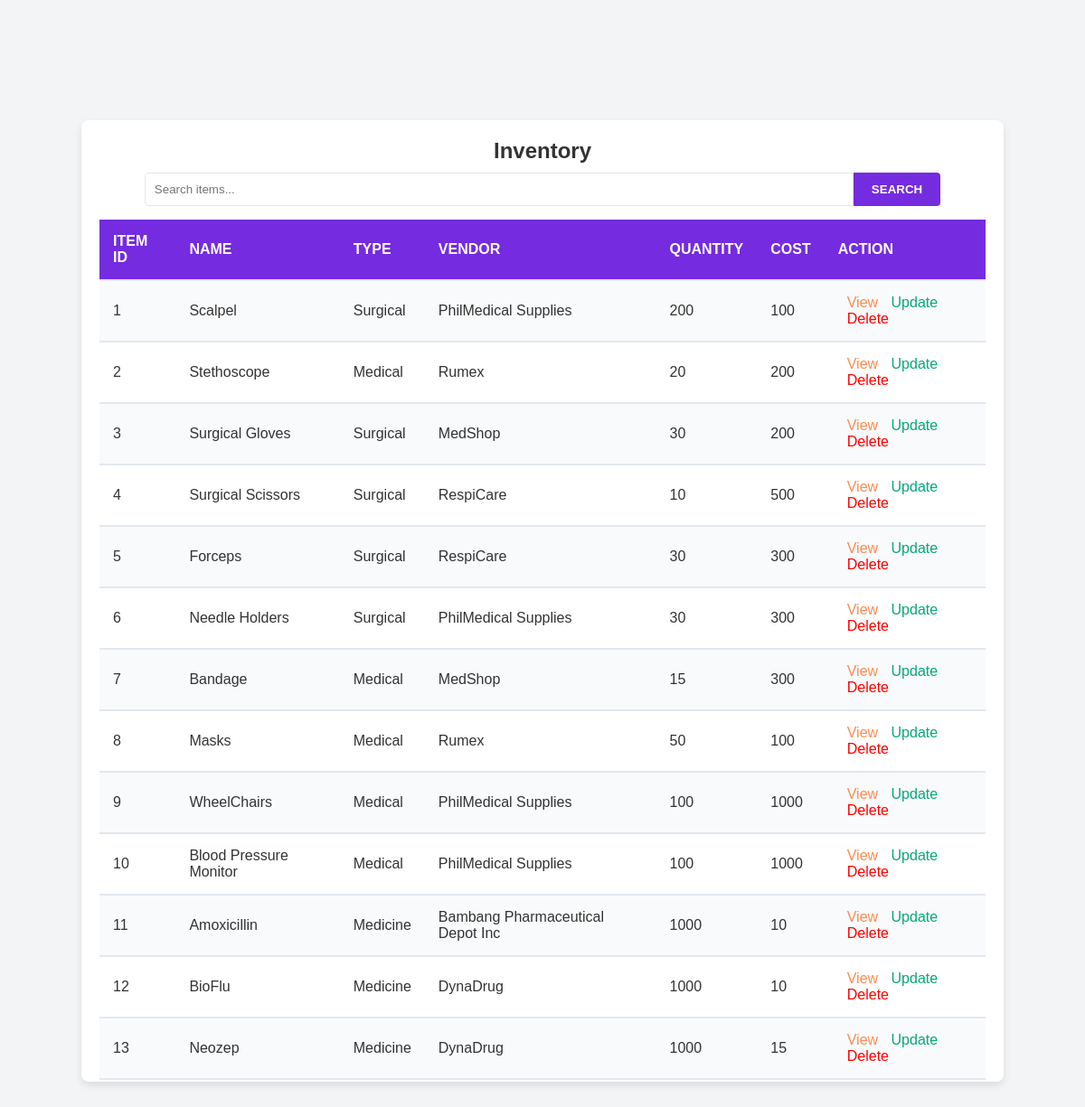
The app's page /itemList.php with its own data.
### tables this page shows
CREATE TABLE `medicalsurgicalitem` (
  `ItemID` bigint(20) UNSIGNED NOT NULL,
  `ItemName` varchar(100) DEFAULT NULL,
  `Type` enum('Surgical','Medical','Medicine') DEFAULT NULL,
  `VendorID` int(11) DEFAULT NULL,
  `Quantity` int(11) NOT NULL,
  `cost` float NOT NULL
);

CREATE TABLE `vendor` (
  `VendorID` bigint(20) UNSIGNED NOT NULL,
  `VendorName` varchar(100) DEFAULT NULL,
  `ContactInfo` varchar(255) DEFAULT NULL,
  `Address` varchar(255) DEFAULT NULL
);

### itemList.php (the view, shortened to what this page needs)
<?php
    include 'conn.php';
    $search = isset($_GET['search']) ? $_GET['search'] : '';
    $sql = "SELECT m.*, v.VendorName
        FROM medicalsurgicalitem m
        JOIN Vendor v ON m.VendorID = v.VendorID";
    $result = $conn->query($sql);
?>
<!DOCTYPE html>
<html lang="en">
    <head>
    </head>
    <body>
        <div class="table-container">
            <h2 class="table-title">Inventory</h2>
            <form method="GET" action="">
                <div class="searchbox">
                    <input type="text" name="search" id="search" placeholder="Search items..." value="<?php echo htmlspecialchars($search); ?>">
                    <button type="submit">Search</button>
                </div>
            </form>
            <table>
                <tr>
                    <th>Item ID</th>
                    <th>Name</th>
                    <th>Type</th>
                    <th>Vendor</th>
                    <th>Quantity</th>
                    <th>Cost</th>
                    <th>Action</th>
                </tr>
                <?php
                    if ($result->num_rows > 0) {
                        while ($row = $result->fetch_assoc()) {
                            echo "
                                <tr>
                                    <td>$row[ItemID]</td>
                                    <td>$row[ItemName]</td>
                                    <td>$row[Type]</td>
                                    <td>$row[VendorName]</td>
                                    <td>$row[Quantity]</td>
                                    <td>$row[cost]</td>
                                    <td>
                                        <a class='btn view' href=''>View</a>
                                        <a class='btn update' href=''>Update</a>
                                        <a class='btn delete' href=''>Delete</a>
                                    </td>
                                </tr>
                            ";
                        }
                    } else {
                        echo "<tr><td colspan='7'>No results found</td></tr>";
                    }
                ?>
            </table>
        </div>
    </body>
</html>

### itemList.php (style rules this page uses)
* { box-sizing: border-box; font-family: Arial, sans-serif; margin: 0; padding: 0; }
body { background-color: #f3f4f6; display: flex; justify-content: center; align-items: center; height: 100vh; }
.table-container { background-color: #ffffff; padding: 20px; border-radius: 8px; box-shadow: 0 4px 8px rgba(0, 0, 0, 0.1); width: 85%; overflow-x: auto; height: 80%; }
.searchbox { display: flex; justify-content: center; margin-bottom: 15px; }
.searchbox input { width: 80%; padding: 10px; border: 1px solid #e2e8f0; border-radius: 4px 0 0 4px; outline: none; }
.searchbox button { padding: 10px 20px; background-color: #752BDF; color: #fff; border: none; cursor: pointer; border-radius: 0 4px 4px 0; text-transform: uppercase; font-weight: bold; }
table { width: 100%; border-collapse: collapse; margin-top: 10px; }
th, td { padding: 15px; text-align: left; border-bottom: 2px solid #e2e8f0; color: #333; font-size: 1em; }
th { background-color: #752BDF; font-weight: bold; color: #fff; text-transform: uppercase; }
tr:nth-child(even) { background-color: #f9fafb; }
.table-title { font-size: 1.5em; color: #333; text-align: center; margin-bottom: 10px; }
.btn { margin-left: 10px; }
.view { color: #FF8B4F; text-decoration: none; }
.update { color: #08A77C; text-decoration: none; }
.delete { color: #FF0000; text-decoration: none; }

### records on screen
medicalsurgicalitem: ItemID "1", ItemName "Scalpel", Type "Surgical", VendorID.VendorName "PhilMedical Supplies", Quantity "200", cost "100"
medicalsurgicalitem: ItemID "2", ItemName "Stethoscope", Type "Medical", VendorID.VendorName "Rumex", Quantity "20", cost "200"
medicalsurgicalitem: ItemID "3", ItemName "Surgical Gloves", Type "Surgical", VendorID.VendorName "MedShop", Quantity "30", cost "200"
medicalsurgicalitem: ItemID "4", ItemName "Surgical Scissors", Type "Surgical", VendorID.VendorName "RespiCare", Quantity "10", cost "500"
medicalsurgicalitem: ItemID "5", ItemName "Forceps", Type "Surgical", VendorID.VendorName "RespiCare", Quantity "30", cost "300"
medicalsurgicalitem: ItemID "6", ItemName "Needle Holders", Type "Surgical", VendorID.VendorName "PhilMedical Supplies", Quantity "30", cost "300"
medicalsurgicalitem: ItemID "7", ItemName "Bandage", Type "Medical", VendorID.VendorName "MedShop", Quantity "15", cost "300"
medicalsurgicalitem: ItemID "8", ItemName "Masks", Type "Medical", VendorID.VendorName "Rumex", Quantity "50", cost "100"
medicalsurgicalitem: ItemID "9", ItemName "WheelChairs", Type "Medical", VendorID.VendorName "PhilMedical Supplies", Quantity "100", cost "1000"
medicalsurgicalitem: ItemID "10", ItemName "Blood Pressure Monitor", Type "Medical", VendorID.VendorName "PhilMedical Supplies", Quantity "100", cost "1000"
medicalsurgicalitem: ItemID "11", ItemName "Amoxicillin", Type "Medicine", VendorID.VendorName "Bambang Pharmaceutical Depot Inc", Quantity "1000", cost "10"
medicalsurgicalitem: ItemID "12", ItemName "BioFlu", Type "Medicine", VendorID.VendorName "DynaDrug", Quantity "1000", cost "10"
medicalsurgicalitem: ItemID "13", ItemName "Neozep", Type "Medicine", VendorID.VendorName "DynaDrug", Quantity "1000", cost "15"
